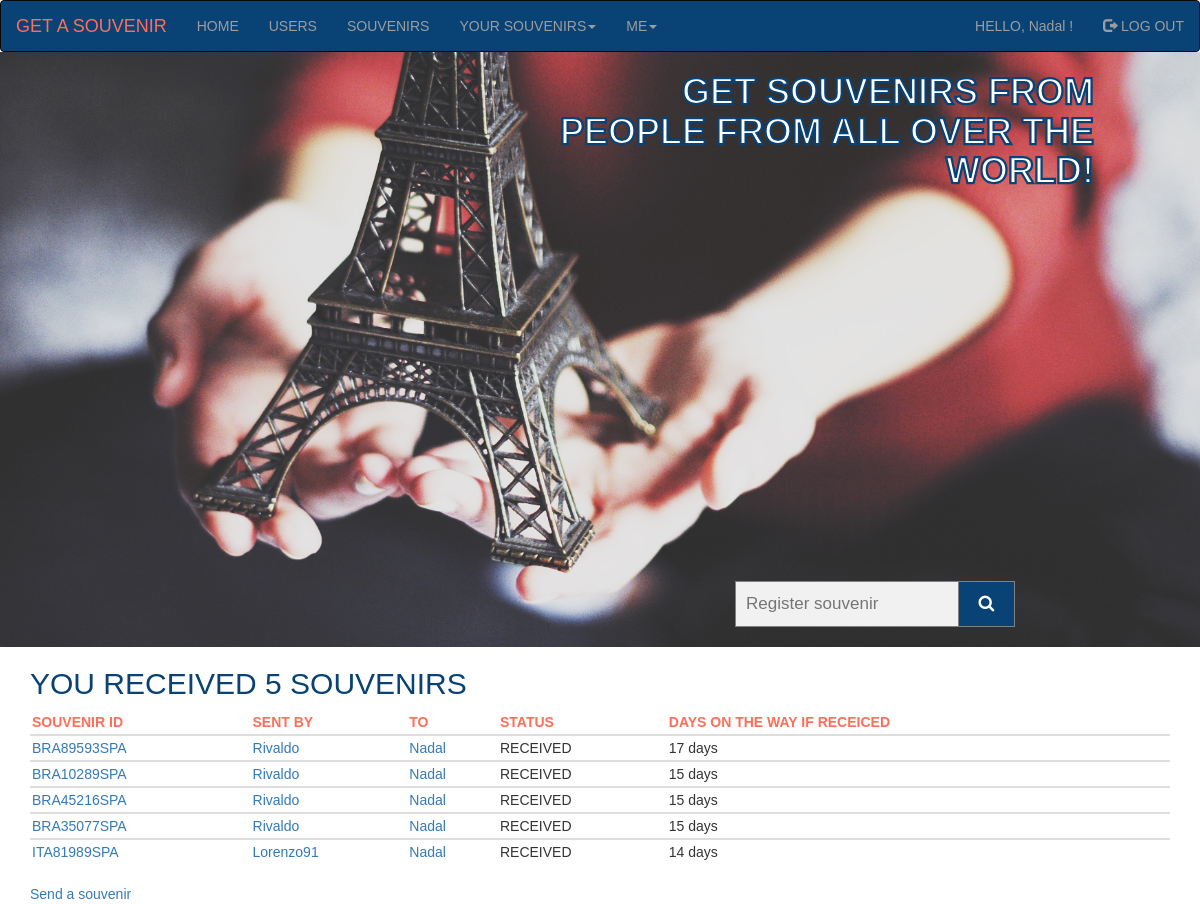
Page /receive_user_souvenirs/ (signed in) on the committed database.
### souvenirs_app/models.py (models this page shows, shortened)
class Souvenir(models.Model):
    souvenir_id = models.AutoField(primary_key=True)
    slug = models.SlugField(max_length=30, verbose_name='URL')
    send_user = models.ForeignKey(UserInfo, on_delete=models.PROTECT, related_name='send_user')
    send_date = models.DateField(auto_now_add=True)
    receive_user = models.ForeignKey(UserInfo, on_delete=models.PROTECT, related_name='receive_user')
    receive_date = models.DateField(null=True, blank=True)
    send_user_img = models.ImageField(upload_to='send/', default='no-photo.png', null=True, blank=True)
    receive_user_img = models.ImageField(upload_to='receive/', default='no-photo.png', null=True, blank=True)
    send_user_message = models.TextField(max_length=500, null=True, blank=True)
    receive_user_message = models.TextField(max_length=500, null=True, blank=True)
    STATUS_CHOICES = [
        ('ON THE WAY', 'On the way'),
        ('RECEIVED', 'Received'),
    ]
    status = models.CharField(max_length=10, choices=STATUS_CHOICES, default='ON THE WAY')
    def get_absolute_url(self):
        return reverse('souvenirs_app:souvenir', kwargs={'souvenir_slug': self.slug})
    def on_the_way(self):
        return f'{(self.receive_date - self.send_date).days} days'
    class Meta:
        verbose_name = 'Souvenir'
        verbose_name_plural = 'Souvenirs'

class UserInfo(models.Model):
    username = models.OneToOneField(User, on_delete=models.PROTECT, primary_key=True)
    slug = models.SlugField(max_length=30, verbose_name='URL')
    avatar = models.ImageField(upload_to='avatars/', default='no-avatar.jpg', null=True, blank=True)
    sex = models.CharField(max_length=6, choices=(('MALE', 'male'), ('FEMALE', 'female')))
    date_of_birthday = models.DateField(null=True, blank=True)
    country = models.ForeignKey(Country, on_delete=models.PROTECT, related_name='userinfo', unique=False)
    city = models.CharField(max_length=30)
    address = models.TextField(max_length=200)
    about = models.TextField(max_length=500, null=True, blank=True)
    def __str__(self):
        return str(self.username)
    def get_absolute_url(self):
        return reverse('souvenirs_app:user_info', kwargs={'user_info_slug': self.slug})
    class Meta:
        verbose_name = 'User_information'
        verbose_name_plural = 'User_informations'

### souvenirs_app/views.py (the view)
# urls.py: path('receive_user_souvenirs/', views.ReceiveUserSouvenirsView.as_view(), name='receive_user_souvenirs'),
class ReceiveUserSouvenirsView(LoginRequiredMixin, SouvenirsView):
    template_name = 'souvenirs_app/receive_user_souvenirs.html'
    context_object_name = 'receive_user_souvenirs'
    def get_queryset(self):
        return Souvenir.objects.filter(receive_user__slug=slugify(self.request.user), status='RECEIVED')

### souvenirs_app/templates/souvenirs_app/receive_user_souvenirs.html (shortened to what this page needs)
{% extends 'souvenirs_app/base.html' %}
{% block content %}
<!DOCTYPE html>
<html lang="en">
<head>
  <link rel="stylesheet" type="text/css" href="/static/tables.css">
</head>
<body>
        <h2>YOU RECEIVED {{ receive_user_souvenirs.count }} SOUVENIRS</h2>
        <table class="table table-hover">
          <thead>
            <tr>
              <th>SOUVENIR ID</th>
              <th>SENT BY</th>
              <th>TO</th>
              <th>STATUS</th>
              <th>DAYS ON THE WAY IF RECEICED</th>
            </tr>
          </thead>
          {% for souvenir in receive_user_souvenirs %}
          <tbody>
            <tr>
              <td><a href="{{ souvenir.get_absolute_url }}">{{ souvenir.slug }}</a></td>
              <td><a href="{{ souvenir.send_user.get_absolute_url }}">{{ souvenir.send_user }}</td>
              <td><a href="{{ souvenir.receive_user.get_absolute_url }}">{{ souvenir.receive_user }}</a></td>
              <td>{{ souvenir.status }}</td>
              {% if souvenir.status == 'RECEIVED' %}
              <td>{{ souvenir.on_the_way }}</td>
              {% endif %}
        {% endfor %}
            </tr>
          </tbody>
        </table>
      </body>
      <a href="{% url 'souvenirs_app:create_souvenir' %}">Send a souvenir</a>
      {% endblock content %}

### souvenirs_app/templates/souvenirs_app/base.html (shortened to what this page needs)
<!DOCTYPE html>
<html lang="en">
<head>
  <link rel="stylesheet" href="https://maxcdn.bootstrapcdn.com/bootstrap/3.4.1/css/bootstrap.min.css">
  <link rel="stylesheet" href="https://cdnjs.cloudflare.com/ajax/libs/font-awesome/4.7.0/css/font-awesome.min.css">
  <link rel="stylesheet" type="text/css" href="/static/base.css">
</head>
<body style="margin-top: 0px;">
<nav class="navbar navbar-inverse">
  <div class="container-fluid">
    <div class="navbar-header">
      <a class="navbar-brand" href="{% url 'souvenirs_app:index' %}">GET A SOUVENIR</a>
    </div>
    <ul class="nav navbar-nav">
      <li><a href="{% url 'souvenirs_app:index' %}">HOME</a></li>
      <li><a href="{%  url 'souvenirs_app:user_infos' %}">USERS</a></li>
      <li><a href="{%  url 'souvenirs_app:souvenirs' %}">SOUVENIRS</a></li>
      {% if user.is_authenticated %}
      <li class="dropdown"><a class="dropdown-toggle" data-toggle="dropdown" href="#">YOUR SOUVENIRS<span class="caret"></span></a>
        {% endif %}
      </li>
      <li class="dropdown"><a class="dropdown-toggle" data-toggle="dropdown" href="#">ME<span class="caret"></span></a>
      </li>
    </ul>
    <ul class="nav navbar-nav navbar-right">
      {% if user.is_authenticated %}
      <li><a href="{% url 'souvenirs_app:my_info' request.user %}"> HELLO, {{ user.get_username }} !</a></li>
      <li><a href="{% url 'users:logout' %}"><span class="glyphicon glyphicon-log-out"></span> LOG OUT</a></li>
      {% else %}
      <li><a href="{% url 'users:register' %}"><span class="glyphicon glyphicon-list-alt"></span> REGISTER</a></li>
      <li><a href="{% url 'users:login' %}"><span class="glyphicon glyphicon-log-in"></span> LOG IN</a></li>
      {% endif %}
    </ul>
  </div>
</nav>
<main>
  <section class="title-section">
    <div class="wrapper-title-section">
      <h1>Get souvenirs from people from all over the world!</h1>
        <form class="example" action="{% url 'souvenirs_app:search_souvenir' %}" method="get">
          <input type="text" placeholder="Register souvenir" name="search" >
          <button type="submit"><i class="fa fa-search"></i></button>
        </form>
    </div>
  </section>
</main>
<div class="container mt-3">
{% block content %}{% endblock content %}
</div>
</body>
</html>

### static/base.css (style rules this page uses)
* { margin: 0; box-sizing: border-box; font-style: normal; font-family: 'Trebuchet MS', 'Lucida Sans Unicode', 'Lucida Grande', 'Lucida Sans', Arial, sans-serif; }
.navbar { margin-bottom: 0; background-color: #094275; }
.navbar-inverse .navbar-brand { color: #FF6E59; }
.title-section { background-image: url("/static/background-1-1.jpg"); background-repeat: no-repeat; background-position: center; background-size: cover; color: #FF6E59; display: flex; justify-content: flex-end; }
.wrapper-title-section { width: 650px; display: flex; flex-direction: column; }
.wrapper-title-section h1 { text-align: end; text-transform: uppercase; margin-right: 50px; font-size: 36px; font-weight:900; max-width: 544px; max-height: 99px; color: #FFFFFF; -webkit-text-stroke-width: medium; -webkit-text-stroke-color: #094275; }
.wrapper-title-section form { margin: auto; max-width: 300px; margin-top: 400px; margin-bottom: 20px; }
form.example input[type=text] { padding: 10px; font-size: 17px; border: 1px solid grey; float: left; width: 80%; background: #f1f1f1; }
form.example button { float: left; width: 20%; padding: 10px; background: #094275; color: white; font-size: 17px; border: 1px solid grey; border-left: none; cursor: pointer; }
form.example::after { content: ""; clear: both; display: table; }

### static/tables.css (style rules this page uses)
* { font-style: normal; font-family: 'Trebuchet MS', 'Lucida Sans Unicode', 'Lucida Grande', 'Lucida Sans', Arial, sans-serif; }
h2 { color: #094275; }
.table>thead>tr>th { color: #FF6E59; }
.table>tbody>tr>td, .table>tbody>tr>th, .table>tfoot>tr>td, .table>tfoot>tr>th, .table>thead>tr>td, .table>thead>tr>th { padding: 2px; }
body { margin: 0 0; }

### rows in the picture
Souvenir: slug "BRA89593SPA", send_user "Rivaldo", receive_user "Nadal", status "RECEIVED", on_the_way "17 days"
Souvenir: slug "BRA10289SPA", send_user "Rivaldo", receive_user "Nadal", status "RECEIVED", on_the_way "15 days"
Souvenir: slug "BRA45216SPA", send_user "Rivaldo", receive_user "Nadal", status "RECEIVED", on_the_way "15 days"
Souvenir: slug "BRA35077SPA", send_user "Rivaldo", receive_user "Nadal", status "RECEIVED", on_the_way "15 days"
Souvenir: slug "ITA81989SPA", send_user "Lorenzo91", receive_user "Nadal", status "RECEIVED", on_the_way "14 days"

### other values in the picture
{{ user.get_username }} "Nadal"
{{ receive_user_souvenirs.count }} "5"
